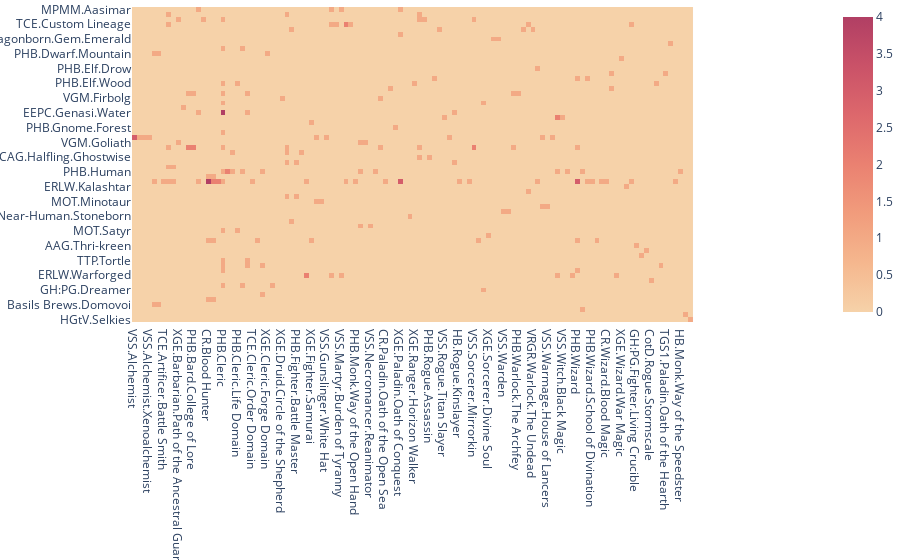

Source (notebook cell):
### Code cell
Tab_Rac = pd.read_csv('/home/jovyan/Data/Race.csv')
Tab_Cla = pd.read_csv('/home/jovyan/Data/Class_Level.csv')
Tab_Cha = pd.read_csv('/home/jovyan/Data/Characters.csv')

data = []
List_Race  = []
for x1, y1 in Tab_Rac.iterrows():
    if Tab_Rac.at[x1,'Count'] > 0:
        List_Race.append(Tab_Rac.at[x1,'Tag2'])

List_Class = []
for x1, y1 in Tab_Cla.iterrows():
    if Tab_Cla.at[x1,'C_Count'] > 0:
        List_Class.append(Tab_Cla.at[x1,'Tag2'])

for y1 in List_Race:
    Ro = []
    for y2 in List_Class:
        Con=0
        Con=len(Tab_Cha.query("Race=='"+y1+"' and `Class Breakdown`.str.contains('"+y2+"')").index)
        Ro.append(Con)
    data.append(Ro)

fig = px.imshow(data,
                x=List_Class,
                y=List_Race,
                color_continuous_scale='Redor'
               )

fig.update_xaxes(side="bottom")
fig.update_layout(autosize=True, height=1000)
fig.update_layout(margin = dict(t=0, l=1, r=0, b=0, autoexpand=True))
fig.show()

### Figure 1 — Plotly figure (JSON) as saved in the notebook; plotly's stock layout.template omitted (floating-point values rounded to 4 significant figures; data arrays with more than 128 entries replaced by an {"elided": "..."} marker saying what was removed)
{"data": [{"coloraxis": "coloraxis", "name": "0", "x": ["VSS.Alchemist", "VSS.Alchemist.Mutagenist", "VSS.Alchemist.Ooze Rancher", "VSS.Alchemist.Xenoalchemist", "TCE.Artificer", "TCE.Artificer.Armorer", "TCE.Artificer.Battle Smith", "PHB.Barbarian", "PHB.Barbarian.Path of the Totem Warrior", "XGE.Barbarian.Path of the Ancestral Guardian", "XGE.Barbarian.Path of the Zealot", "PHB.Bard", "PHB.Bard.College of Lore", "TCE.Bard.College of Eloquence", "VSS.Bard.College of Masks", "CR.Blood Hunter", "CR.Blood Hunter.Order of the Lycan", "CR.Blood Hunter.Order of the Profane Soul.The Hexblade", "PHB.Cleric", "CR.Cleric.Moon Domain", "DMG.Cleric.Death Domain", "PHB.Cleric.Life Domain", "PHB.Cleric.Light Domain", "PHB.Cleric.Tempest Domain", "TCE.Cleric.Order Domain", "TCE.Cleric.Peace Domain", "TCE.Cleric.Twilight Domain", "XGE.Cleric.Forge Domain", "XGE.Cleric.Grave Domain", "PHB.Druid", "XGE.Druid.Circle of the Shepherd", "PHB.Fighter", "EGW.Fighter.Echo Knight", "PHB.Fighter.Battle Master", "PHB.Fighter.Eldritch Knight", "TCE.Fighter.Rune Knight", "XGE.Fighter.Samurai", "VSS.Gunslinger", "VSS.Gunslinger.Gun Tank", "VSS.Gunslinger.White Hat", "VSS.Martyr", "VSS.Martyr.Burden of Mercy", "VSS.Martyr.Burden of Tyranny", "PHB.Monk", "PHB.Monk.Way of Shadow", "PHB.Monk.Way of the Open Hand", "VSS.Necromancer", "VSS.Necromancer.Pharaoh", "VSS.Necromancer.Reanimator", "VSS.Necromancer.Reaper", "PHB.Paladin", "CR.Paladin.Oath of the Open Sea", "TCE.Paladin.Oath of the Watchers", "VSS.Paladin.Oath of the Sun", "XGE.Paladin.Oath of Conquest", "PHB.Ranger", "TCE.Ranger.Swarmkeeper", "XGE.Ranger.Horizon Walker", "PHB.Rogue", "PHB.Rogue.Arcane Trickster", "PHB.Rogue.Assassin", "TCE.Rogue.Phantom", "TCE.Rogue.Soulknife", "VSS.Rogue.Titan Slayer", "XGE.Rogue.Scout", "XGE.Rogue.Swashbuckler", "HB.Rogue.Kinslayer", "PHB.Sorcerer", "TCE.Sorcerer.Clockwork Soul", "VSS.Sorcerer.Mirrorkin", "VSS.Sorcerer.Reincarnated Hero", "VSS.Sorcerer.Toon Magic", "XGE.Sorcerer.Divine Soul", "HB.Vessel", "HB.Vessel.Altered Mage", "VSS.Warden", "VSS.Warden.Bloodwrath Guardian", "PHB.Warlock", "PHB.Warlock.The Archfey", "TCE.Warlock.The Fathomless", "TCE.Warlock.The Genie", "VRGR.Warlock.The Undead", "XGE.Warlock.The Hexblade", "VSS.Warmage", "VSS.Warmage.House of Lancers", "VSS.Warmage.House of Pawns", "VSS.Witch", "VSS.Witch.Black Magic", "VSS.Witch.Blood Magic", "VSS.Witch.Steel Magic", "PHB.Wizard", "EGW.Wizard.Chronurgy Magic", "PHB.Wizard.School of Abjuration", "PHB.Wizard.School of Divination", "PHB.Wizard.School of Illusion", "PHB.Wizard.School of Necromancy", "CR.Wizard.Blood Magic", "TCE.Wizard.Bladesinging", "VSS.Wizard.Magic Missile Mage", "XGE.Wizard.War Magic", "GH:PG.Cleric.Eldritch Domain", "GH:PG.Cleric.Inquisition Domain", "GH:PG.Fighter.Living Crucible", "HB.Cleric.Garlic Bread Domain", "CotD.Bard.College of Playful Mockery", "CotD.Rogue.Stormscale", "TGS1.Bard.College of Dance", "TGS1.Cleric.Astral Domain", "TGS1.Paladin.Oath of the Hearth", "TGS1.Sorcerer.Frost Magic", "TGS1.Warlock.The Astral Griffon", "HB.Monk.Way of the Speedster", "HGtV.Monk.Way of the Dancing Current", "HGtV.Rogue.Dreadmask"], "y": ["MPMM.Aasimar", "VGM.Bugbear", "ERLW.Changeling", "TCE.Custom Lineage", "VRGR.Dhampir", "FTD.Dragonborn.Gem.Amethyst", "FTD.Dragonborn.Gem.Emerald", "FTD.Dragonborn.Gem.Sapphire", "PHB.Dwarf.Hill", "PHB.Dwarf.Mountain", "MPMM.Eladrin", "PHB.Elf", "PHB.Elf.Drow", "EGW.Elf.Pallid", "MTF.Elf.Shadar-kai", "PHB.Elf.Wood", "WGE.Elf.Wood.Aereni", "WBtW.Fairy", "VGM.Firbolg", "EEPC.Genasi.Earth", "EEPC.Genasi.Fire", "EEPC.Genasi.Water", "VSS.Geppettin.Bisque", "AAG.Giff", "PHB.Gnome.Forest", "DMG.Goblin", "ERLW.Goblin", "VGM.Goliath", "PHB.Half-Elf", "PHB.Half-Orc", "SCAG.Halfling.Ghostwise", "PHB.Halfling.Stout", "ERLW.Hobgoblin", "PHB.Human", "PSI.Human.Innistrad", "PHB.Human.Variant", "ERLW.Kalashtar", "MPMM.Kobold", "VGM.Kobold", "MOT.Minotaur", "VSS.Near-Human", "VSS.Near-Human.Mul", "VSS.Near-Human.Stoneborn", "AAG.Plasmoid", "VRGR.Reborn", "MOT.Satyr", "VSS.Spirithost", "VGM.Tabaxi", "AAG.Thri-kreen", "MTF.Tiefling.Levistus", "MTF.Tiefling.Mephistopheles", "TTP.Tortle", "VGM.Triton", "GGR.Vedalken", "ERLW.Warforged", "VGM.Yuan-ti Pureblood", "Point_Hat.Brownie", "GH:PG.Dreamer", "SCPC.Awakened Blight", "HCKOG.Kitsune.Rage", "Basils Brews.Domovoi", "Sisalik.Sisalik", "TEB.Deepling", "HGtV.Selkies"], "z": {"elided": "64x114 int values"}, "type": "heatmap", "xaxis": "x", "yaxis": "y", "hovertemplate": "x: %{x}<br>y: %{y}<br>color: %{z}<extra></extra>"}], "layout": {"xaxis": {"anchor": "y", "domain": [0.05106, 0.9489], "scaleanchor": "y", "constrain": "domain", "side": "bottom", "type": "category", "range": [-0.5, 113.5], "autorange": true}, "yaxis": {"anchor": "x", "domain": [0, 1], "autorange": true, "constrain": "domain", "type": "category", "range": [63.5, -0.5]}, "coloraxis": {"colorscale": [[0, "rgb(246, 210, 169)"], [0.1667, "rgb(245, 183, 142)"], [0.3333, "rgb(241, 156, 124)"], [0.5, "rgb(234, 129, 113)"], [0.6667, "rgb(221, 104, 108)"], [0.8333, "rgb(202, 82, 104)"], [1, "rgb(177, 63, 100)"]]}, "margin": {"t": 0, "l": 1, "r": 0, "b": 0, "autoexpand": true}, "autosize": true}}
